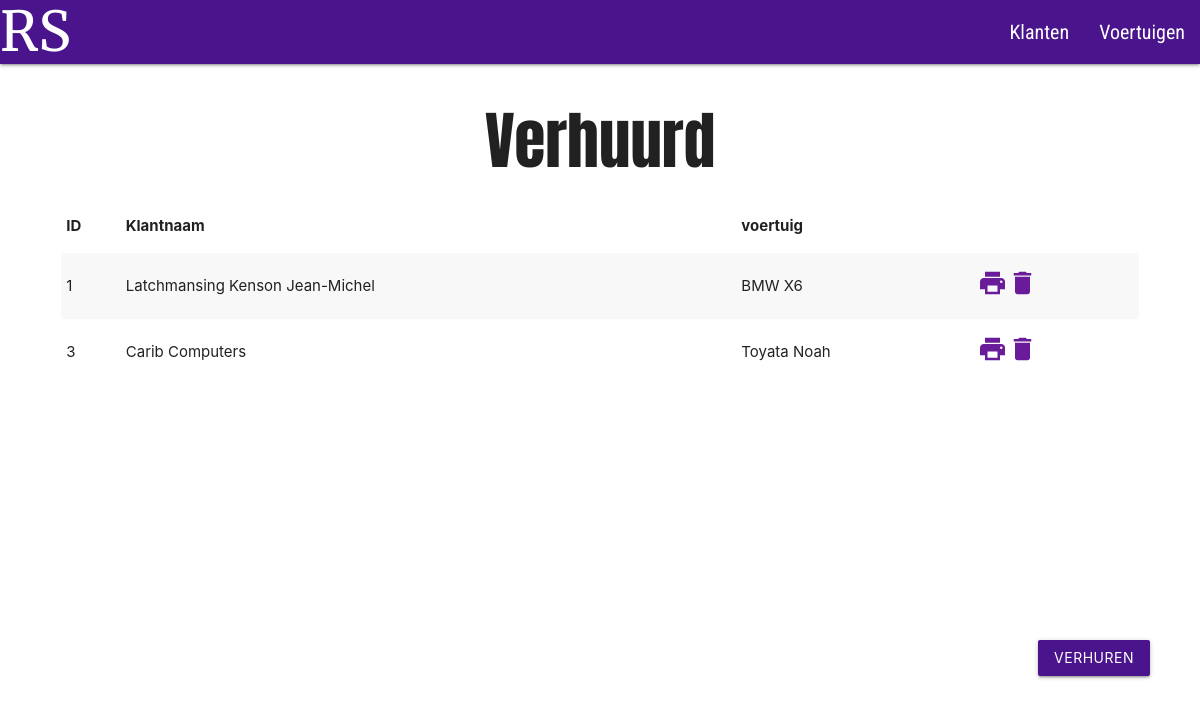
The page / on the database its author committed.
### tables this page shows
CREATE TABLE `verhuurd` (
  `verhuur_id` int(225) NOT NULL,
  `klant_naam` text NOT NULL,
  `voertuig` varchar(150) NOT NULL,
  `oudkm` int(225) NOT NULL,
  `nieuwkm` int(225) NOT NULL,
  `bedrag` int(225) NOT NULL,
  `uitgeef_datum` date NOT NULL,
  `inlever_datum` date NOT NULL
);

### index.php (the view, shortened to what this page needs)
<!DOCTYPE html>
  <html>
    <head>
        <link type="text/css" rel="stylesheet" href="materialize/css/materialize.css"  media="screen,projection"/>
    </head>
    <header>
      <nav class="purple darken-4">
            <div class="nav-wrapper">
              <a href="index.php" style="font-family: 'Merriweather', serif; font-size: 55px;">RS</a>
              <ul id="nav-mobile" class="right hide-on-med-and-down">
                <li><a href="klanten.php" style="font-family: 'Roboto Condensed', sans-serif; font-size: 20px;">Klanten</a></li>
                <li><a href="voertuigen.php" style="font-family: 'Roboto Condensed', sans-serif; font-size: 20px;">Voertuigen</a></li>
              </ul>
            </div>
        </nav>
    </header>
    <body>
      <h1 style="font-family: 'Anton', sans-serif; text-align: center;">Verhuurd</h1>
        <div class="row" style="padding-left: 50px; padding-right: 50px;">
            <div class="col s12" style="height: 25em; overflow: auto;">
                <?php
                    require_once "incl/db.php";
                    $sql = "SELECT * FROM verhuurd";
                    if($result = mysqli_query($link, $sql)){
                        if(mysqli_num_rows($result) > 0){
                            echo "<table class='highlight, striped'>";
                                echo "<thead>";
                                    echo "<tr>";
                                        echo "<th>ID</th>";
                                        echo "<th>Klantnaam</th>";
                                        echo "<th>voertuig</th>";
                                        echo "<th> </th>";
                                    echo "</tr>";
                                echo "</thead>";
                                echo "<tbody>";
                                while ($row = mysqli_fetch_array($result)) {
                                    echo "<tr>";
                                        echo "<td>" . $row['verhuur_id'] . "</td>";
                                        echo "<td>" . $row['klant_naam'] . "</td>";
                                        echo "<td>" . $row['voertuig'] . "</td>";
                                        echo "<td>";
                                          echo "<a href='incl/verhuurd/crud/update.php?id=". $row['verhuur_id'] ."' title='Printen' data-toggle='tooltip'><i class='small material-icons' style='color: #6a1b9a;'>print</i></a>";
                                          echo "<a href='incl/verhuurd/crud/delete.php?id=". $row['verhuur_id'] ."' title='Verwijderen' data-toggle='tooltip'><i class='small material-icons' style='color: #6a1b9a;'>delete</i></a>";
                                        echo "</td>";
                                }
                                echo "</tbody>";
                            echo "</table>";
                        } else {
                            echo "<p class='lead'><em>No records were found.</em></p>";
                        }
                    } else {
                        echo "ERROR: Could not able to execute $sql. " . mysqli_error($link);
                    }
                ?>
            </div>
        </div>
    <br>
    <br>
    <div class="row, container, right" style="padding-right: 50px; ">
      <a class="purple darken-4 waves-effect waves-light btn modal-trigger" href="#modal3">Verhuren</a>
    </div>
    </body>
  </html>

### rows shown on the page
verhuurd: verhuur_id "1", klant_naam "Latchmansing Kenson Jean-Michel", voertuig "BMW X6"
verhuurd: verhuur_id "3", klant_naam "Carib Computers", voertuig "Toyata Noah"
